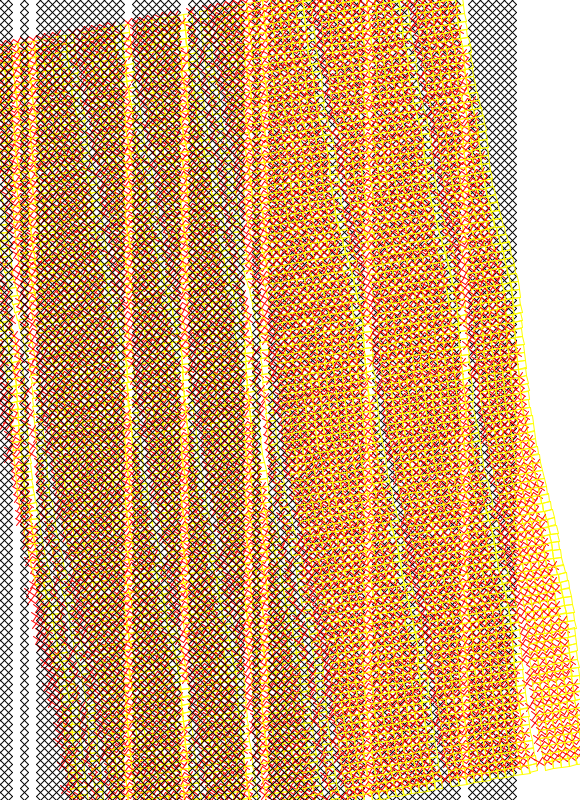
Frame 1 (no input)
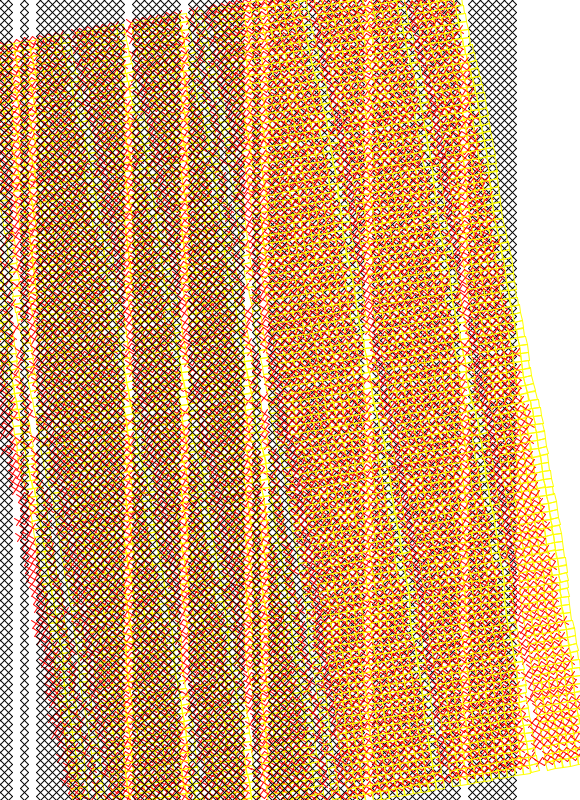
Frame 60 (the mouse pressed at the canvas centre just before this capture)
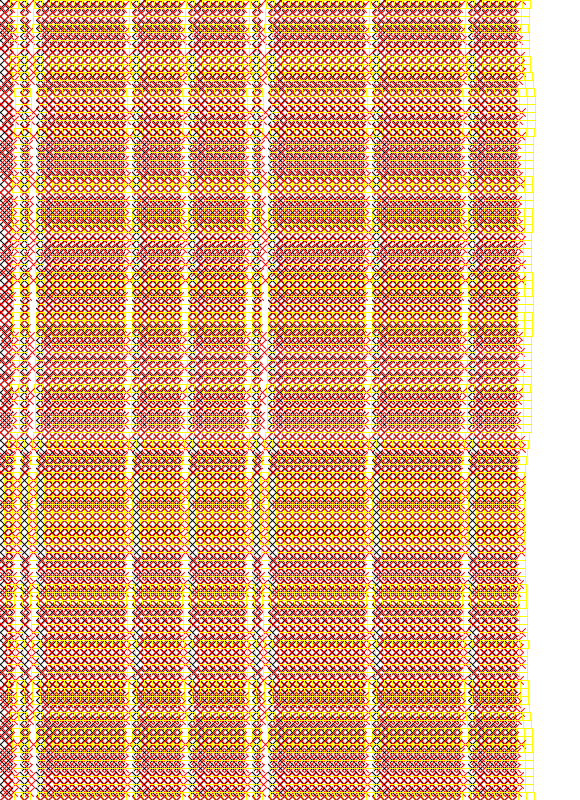
Frame 120 (the mouse held since frame 60 and released just before this capture)

The Processing sketch that drew these frames (run headless with seeded random() and noise(); from frame 60 on, the mouse is pressed at the canvas centre):

// Processing sketch: glitch_03
// ── glitch_03.pde
ArrayList<Boolean> particles;

int cellSize = 8;
float xoff = 0.0;

void setup() {
  size(580, 800);
  //frameRate(1);

  // create particles
  compose();
}

void draw() {
  background(255);
  stroke(255);
  strokeWeight(1);
  noFill();

  // draw
  for (int y = 0; y <= height; y+=cellSize) {
    
    // base layer: static
    stroke(0);

    for (int x = 0; x < particles.size(); x++) {
      Boolean part = particles.get(x);
      if (part) {
        //rect(x*cellSize, y, cellSize, cellSize);
        line(x*cellSize-cellSize/2, y-cellSize/2, x*cellSize+cellSize/2, y+cellSize/2);
        line(x*cellSize+cellSize/2, y-cellSize/2, x*cellSize-cellSize/2, y+cellSize/2);
      }
    }


    // first layer: random
    float n = random(0, 10);  
    stroke(255, 0, 0);

    pushMatrix();
    translate(width/2+n, height/2);
    rotate(radians(map(mouseX, 0, width, -10, 10)));
    translate(-width/2, -height/2);
    for (int x = 0; x < particles.size(); x++) {
      Boolean part = particles.get(x);
      if (part) {
        //rect(x*cellSize, y, cellSize, cellSize);
        line(x*cellSize-cellSize/2, y-cellSize/2, x*cellSize+cellSize/2, y+cellSize/2);
        line(x*cellSize+cellSize/2, y-cellSize/2, x*cellSize-cellSize/2, y+cellSize/2);
      }
    }
    popMatrix();


    // second layer: perlin noise
    stroke(255, 255, 0);
    n = map(noise(xoff), 0, 1, 0, 20);

    pushMatrix();
    translate(width/2+n, height/2);
    rotate(radians(map(mouseY, 0, height, -10, 10)));
    translate(-width/2, -height/2);
    for (int x = 0; x < particles.size(); x++) {
      Boolean part = particles.get(x);
      if (part) {
        rect(x*cellSize, y, cellSize, cellSize);
        //line(x*cellSize-cellSize/2, y-cellSize/2, x*cellSize+cellSize/2, y+cellSize/2);
        //line(x*cellSize+cellSize/2, y-cellSize/2, x*cellSize-cellSize/2, y+cellSize/2);
      }
    }
    popMatrix();

    // Increment x dimension for noise
    xoff += 0.05;
  }
}

void mouseReleased() {
  compose();
}

void compose() {
  particles = new ArrayList<Boolean>();
  for (int i = 0; i< width-60; i+=cellSize) {
    particles.add((random(100) > 77) ? false : true);
  }
}
